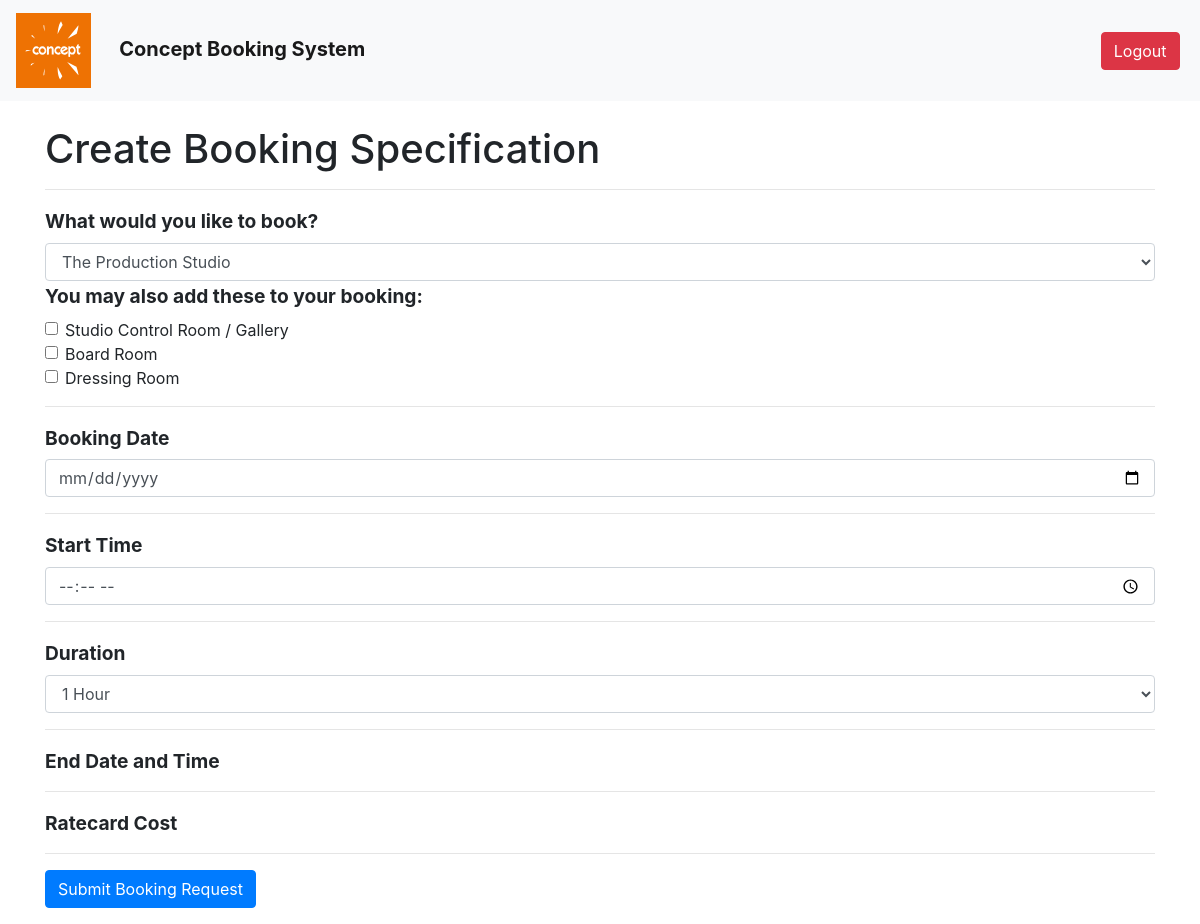
Page /app/user_booking_create_specification.php (signed in) on the committed database.
### tables this page shows
CREATE TABLE `AssetAddOns` (
  `AssetAddOnID` int(11) NOT NULL AUTO_INCREMENT,
  `AssetID` int(11) DEFAULT NULL,
  `AddOnID` int(11) DEFAULT NULL,
  PRIMARY KEY (`AssetAddOnID`),
  KEY `AssetID` (`AssetID`),
  KEY `AddOnID` (`AddOnID`),
  CONSTRAINT `AssetAddOns_ibfk_1` FOREIGN KEY (`AssetID`) REFERENCES `Assets` (`AssetID`),
  CONSTRAINT `AssetAddOns_ibfk_2` FOREIGN KEY (`AddOnID`) REFERENCES `Assets` (`AssetID`)
);

CREATE TABLE `Assets` (
  `AssetID` int(11) NOT NULL AUTO_INCREMENT,
  `AssetName` varchar(255) NOT NULL,
  `Description` text DEFAULT NULL,
  `PaymentRequired` text DEFAULT NULL,
  `MinBookingValue` decimal(10,2) DEFAULT NULL,
  `MinBookingIntervals` int(11) DEFAULT NULL,
  `Status` varchar(50) DEFAULT NULL,
  `MaxBookingIntervals` int(11) DEFAULT NULL,
  `BookingIntervals` varchar(255) NOT NULL,
  PRIMARY KEY (`AssetID`)
);

### app/user_booking_create_specification.php (the view, shortened to what this page needs)
<?php
$conn = new mysqli($servername, $username, $password, $dbname);
$addOns = [];
$assets = [];
$assetQuery = "SELECT AssetID, AssetName, BookingIntervals FROM Assets WHERE Status = 0";
$assetResult = $conn->query($assetQuery);
if ($assetResult && $assetResult->num_rows > 0) {
    while ($row = $assetResult->fetch_assoc()) {
        $assets[$row['AssetID']] = [
            'name' => $row['AssetName'],
            'intervals' => explode(',', $row['BookingIntervals'])
        ];
    }
}
$addOnQuery = "SELECT a.AssetID, a.AssetName, aa.AssetID as LinkedAssetID FROM Assets a JOIN AssetAddOns aa ON a.AssetID = aa.AddOnID";
$addOnResult = $conn->query($addOnQuery);
if ($addOnResult && $addOnResult->num_rows > 0) {
    while ($row = $addOnResult->fetch_assoc()) {
        $addOns[] = $row;
    }
}
?>
<!DOCTYPE html>
<html lang="en">
<head>
    <link href="https://stackpath.bootstrapcdn.com/bootstrap/4.3.1/css/bootstrap.min.css" rel="stylesheet">
</head>
<body>
<?php require 'x-header.php'; ?>
<div class="container">
    <h1 class="mt-4">Create Booking Specification</h1>
    <?php if (isset($_SESSION["UserType"]) && $_SESSION["UserType"] === "admin"): ?>
        <p>This page is only to be used by a standard user account, not an admin account.</p>
    <?php else: ?>
        <form action="<?php echo htmlspecialchars($_SERVER["PHP_SELF"]); ?>" method="post">
            <div class="form-group">
            <hr>
            <h4><small><strong>What would you like to book?</strong></small></h4>
            <select name="asset" id="assetSelect" class="form-control" onchange="onAssetChange()">
                <?php foreach($assets as $assetID => $asset): ?>
                    <option value="<?= $assetID; ?>"><?= htmlspecialchars($asset['name']); ?></option>
                <?php endforeach; ?>
            </select>
            <h4><small><strong>You may also add these to your booking:</strong></small></h4>
            <?php foreach($addOns as $addOn): ?>
                <div class="form-check add-on" data-asset-id="<?= $addOn['LinkedAssetID']; ?>" style="display: none;">
                    <input class="form-check-input" type="checkbox" name="addOns[]" id="addOn<?= $addOn['AssetID']; ?>" value="<?= $addOn['AssetID']; ?>">
                    <label class="form-check-label" for="addOn<?= $addOn['AssetID']; ?>">
                        <?= htmlspecialchars($addOn['AssetName']); ?>
                    </label>
                </div>
            <?php endforeach; ?>
            <hr>
            <div class="form-group">
                <h4><small><strong>Booking Date</strong></small></h4>
                <input type="date" name="bookingDate" id="bookingDate" class="form-control">
            </div>
            <hr>
            <div class="form-group">
                <h4><small><strong>Start Time</strong></small></h4>
                <input type="time" name="bookingTime" id="bookingTime" class="form-control">
            </div>
            <hr>
            <div class="form-group">
                <h4><small><strong>Duration</strong></small></h4>
                <select name="duration" id="duration" class="form-control">
                </select>
            </div>
            <hr>
            <div class="form-group">
                <h4><small><strong>End Date and Time</strong></small></h4>
            </div>
            <hr>
            <div class="form-group">
                <h4><small><strong>Ratecard Cost</strong></small></h4>
            </div>
            <hr>
            <button type="submit" class="btn btn-primary">Submit Booking Request</button>
        </form>
    <?php endif; ?>
</div>
</body>
</html>

### rows in the picture
assetaddons: AddOnID.AssetName "Studio Control Room / Gallery"
assetaddons: AddOnID.AssetName "Board Room"
assetaddons: AddOnID.AssetName "Dressing Room"

### other values in the picture
form field asset "The Production Studio"
